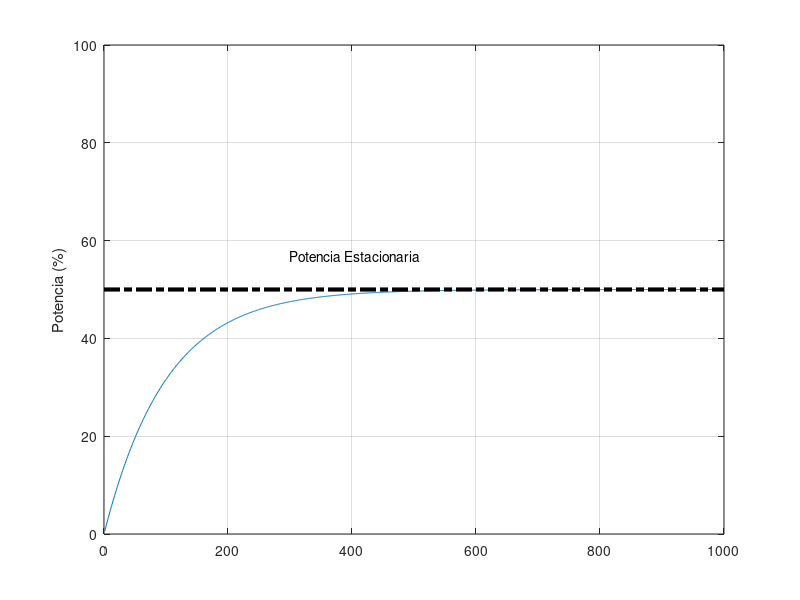
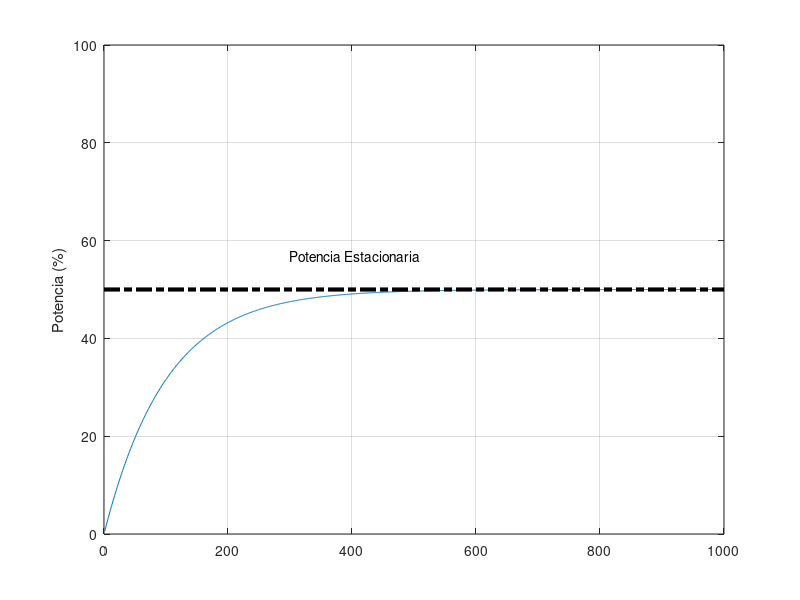
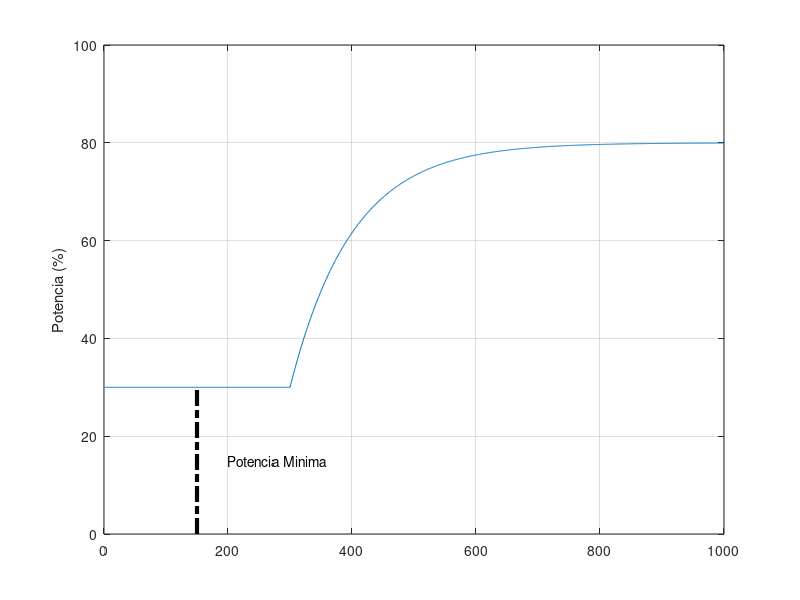
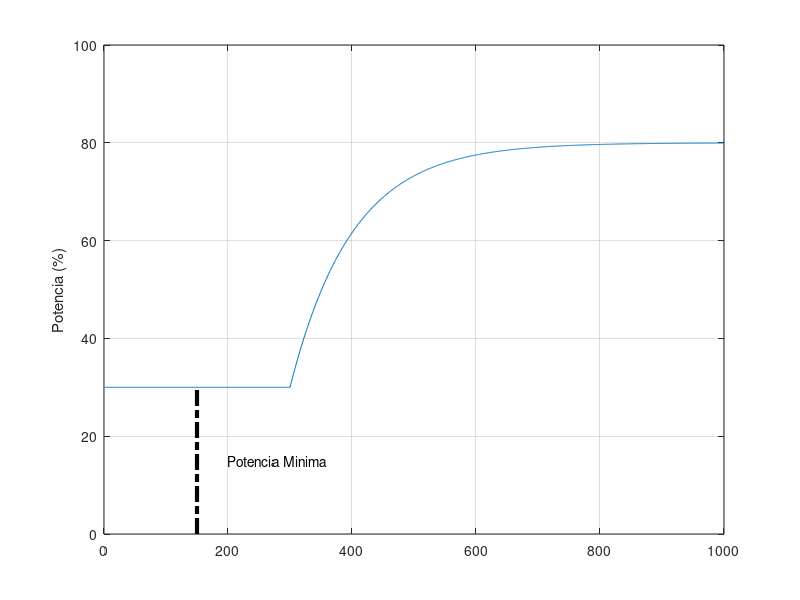

The MATLAB source for these figures, in order:
% Este script genera las imagenes de potencia estacionaria, potencia minima
% y temperatura de corte que se ven como ayuda en la aplicación principal
clear all;
close all;
x = 1:1000;
yestacionario = (1-exp(-x/100)) * 50;

figure(1)
plot(x, yestacionario);
line ([0 1000], [50 50], "color", "k", "linewidth", 3, "linestyle", "-.");
grid on;
axis([0, 1000, 0, 100]);
ylabel("Potencia (%)");
text (300, 57, ['Potencia Estacionaria']);
print("-S1200,800", "potenciaEstacionaria.png");
print("-S240,180", "potenciaEstacionariaChica.png");

figure(2)
yminimo = ones(size(x)) * 30;
yminimo(301:1000) += yestacionario(1:700);
plot(x, yminimo);
line ([150 150], [0 30], "color", "k", "linewidth", 3, "linestyle", "-.");
hold on;
grid on;
axis([0, 1000, 0, 100]);
ylabel("Potencia (%)");
text (200, 15, ['Potencia Minima']);
print("-S1200,800", "potenciaMinima.png");
print("-S240,180", "potenciaMinimaChica.png");

figure(3)
ycorte = (1-exp(-x/100)) * 400;
ycorte(400:1000) = -0.4 * (x(400:1000) - 400) + ycorte(400);
plot(x, ycorte);
line([0 1000], [ycorte(400) ycorte(400)], "color", "k", "linewidth", 3, "linestyle", "-.");
hold on;
grid on;
axis([0, 1000, 0, 500]);
ylabel("Temperatura (°C)")
text (500, 450, ['Temperatura de corte']);
print("-S1200,800", "temperaturaCorte.png");
print("-S240,180", "temperaturaCorteChica.png");